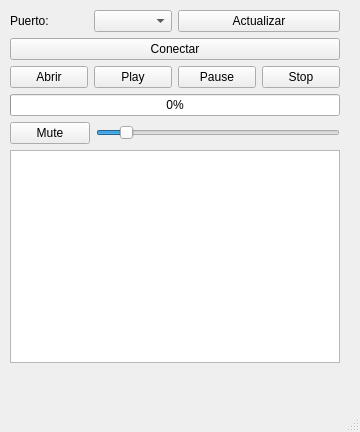
<?xml version="1.0" encoding="UTF-8"?>
<ui version="4.0">
 <class>MainWindow</class>
 <widget class="QMainWindow" name="MainWindow">
  <property name="geometry">
   <rect>
    <x>0</x>
    <y>0</y>
    <width>360</width>
    <height>432</height>
   </rect>
  </property>
  <property name="windowTitle">
   <string>DJ</string>
  </property>
  <widget class="QWidget" name="centralwidget">
   <widget class="QWidget" name="layoutWidget">
    <property name="geometry">
     <rect>
      <x>10</x>
      <y>10</y>
      <width>330</width>
      <height>353</height>
     </rect>
    </property>
    <layout class="QVBoxLayout" name="verticalLayout_6">
     <item>
      <layout class="QVBoxLayout" name="verticalLayout_5">
       <item>
        <layout class="QVBoxLayout" name="verticalLayout_4">
         <item>
          <layout class="QVBoxLayout" name="verticalLayout">
           <item>
            <layout class="QHBoxLayout" name="horizontalLayout_2">
             <item>
              <layout class="QHBoxLayout" name="horizontalLayout">
               <item>
                <widget class="QLabel" name="label">
                 <property name="text">
                  <string>Puerto:</string>
                 </property>
                </widget>
               </item>
               <item>
                <widget class="QComboBox" name="comboBox_Puertos"/>
               </item>
              </layout>
             </item>
             <item>
              <widget class="QPushButton" name="Boton_Actualizar_Puertos">
               <property name="text">
                <string>Actualizar</string>
               </property>
              </widget>
             </item>
            </layout>
           </item>
           <item>
            <widget class="QPushButton" name="Boton_Conectar">
             <property name="text">
              <string>Conectar</string>
             </property>
            </widget>
           </item>
          </layout>
         </item>
         <item>
          <layout class="QVBoxLayout" name="verticalLayout_3">
           <item>
            <layout class="QVBoxLayout" name="verticalLayout_2">
             <item>
              <layout class="QHBoxLayout" name="horizontalLayout_3">
               <item>
                <widget class="QPushButton" name="Boton_Abrir">
                 <property name="text">
                  <string>Abrir</string>
                 </property>
                </widget>
               </item>
               <item>
                <widget class="QPushButton" name="Boton_Play">
                 <property name="text">
                  <string>Play</string>
                 </property>
                </widget>
               </item>
               <item>
                <widget class="QPushButton" name="Boton_Pause">
                 <property name="text">
                  <string>Pause</string>
                 </property>
                </widget>
               </item>
               <item>
                <widget class="QPushButton" name="Boton_Stop">
                 <property name="text">
                  <string>Stop</string>
                 </property>
                </widget>
               </item>
              </layout>
             </item>
             <item>
              <widget class="QProgressBar" name="Progreso_Musica">
               <property name="value">
                <number>0</number>
               </property>
              </widget>
             </item>
            </layout>
           </item>
           <item>
            <layout class="QHBoxLayout" name="horizontalLayout_4">
             <item>
              <widget class="QPushButton" name="Boton_Mute">
               <property name="text">
                <string>Mute</string>
               </property>
              </widget>
             </item>
             <item>
              <widget class="QSlider" name="Barra_Volumen">
               <property name="value">
                <number>10</number>
               </property>
               <property name="orientation">
                <enum>Qt::Horizontal</enum>
               </property>
              </widget>
             </item>
            </layout>
           </item>
          </layout>
         </item>
        </layout>
       </item>
      </layout>
     </item>
     <item>
      <widget class="QTextEdit" name="textEdit_Datos_Recibidos">
       <property name="maximumSize">
        <size>
         <width>16777215</width>
         <height>16777215</height>
        </size>
       </property>
      </widget>
     </item>
    </layout>
   </widget>
  </widget>
  <widget class="QMenuBar" name="menubar">
   <property name="geometry">
    <rect>
     <x>0</x>
     <y>0</y>
     <width>360</width>
     <height>21</height>
    </rect>
   </property>
  </widget>
  <widget class="QStatusBar" name="statusbar"/>
 </widget>
 <resources/>
 <connections/>
</ui>
